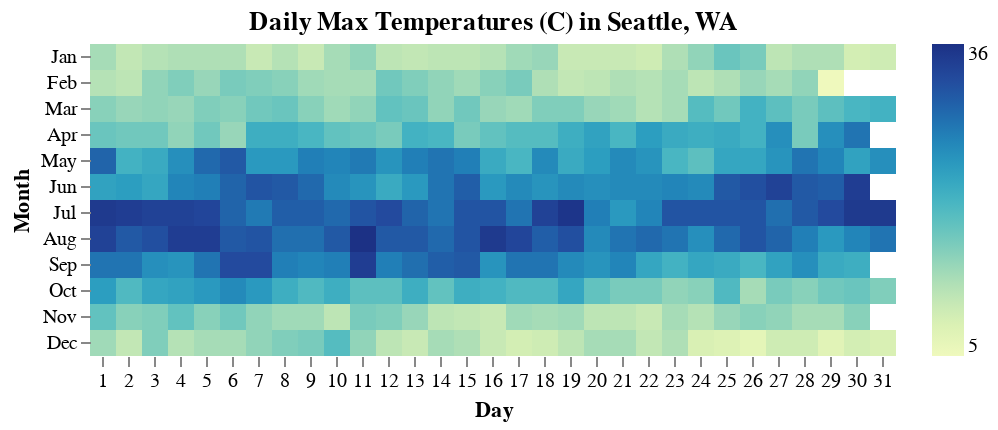

The cell this chart's notebook holds for it:
### Markdown cell above
# EMISIONES DE CO2

### Code cell
# https://altair-viz.github.io/gallery/annual_weather_heatmap.html

import altair as alt
from vega_datasets import data

source = data.seattle_weather()

alt.Chart(source, title="Daily Max Temperatures (C) in Seattle, WA").mark_rect().encode(
    alt.X("date(date):O").title("Day").axis(format="%e", labelAngle=0),
    alt.Y("month(date):O").title("Month"),
    alt.Color("max(temp_max)").title(None),
    tooltip=[
        alt.Tooltip("monthdate(date)", title="Date"),
        alt.Tooltip("max(temp_max)", title="Max Temp"),
    ],
).configure_view(
    step=13,
    strokeWidth=0
).configure_axis(
    domain=False
)

### Figure 1 — Vega-Lite specification as saved in the notebook (floating-point values rounded to 4 significant figures; data arrays with more than 128 entries replaced by an {"elided": "..."} marker saying what was removed)
{"config": {"view": {"continuousWidth": 300, "continuousHeight": 300, "step": 13, "strokeWidth": 0}, "axis": {"domain": false}}, "data": {"name": "data-6881b3c76720a51ecae2e2fb5659aff4"}, "mark": {"type": "rect"}, "encoding": {"color": {"aggregate": "max", "field": "temp_max", "title": null, "type": "quantitative"}, "tooltip": [{"field": "date", "timeUnit": "monthdate", "title": "Date", "type": "temporal"}, {"aggregate": "max", "field": "temp_max", "title": "Max Temp", "type": "quantitative"}], "x": {"axis": {"format": "%e", "labelAngle": 0}, "field": "date", "timeUnit": "date", "title": "Day", "type": "ordinal"}, "y": {"field": "date", "timeUnit": "month", "title": "Month", "type": "ordinal"}}, "title": "Daily Max Temperatures (C) in Seattle, WA", "$schema": "https://vega.github.io/schema/vega-lite/v5.17.0.json", "datasets": {"data-6881b3c76720a51ecae2e2fb5659aff4": {"elided": "1461 records"}}}
